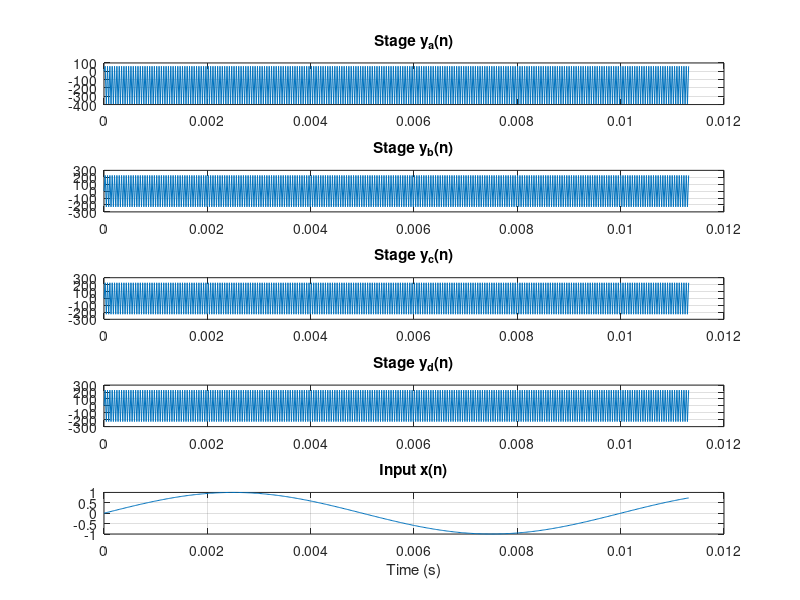

MATLAB code to generate this figure:
% Parameters
Fs   = 44.1e3;      % Sampling frequency (44.1 kHz)
C    = 1e-12;       % Capacitance (1 pF)
Ictl = 10e-6;       % Control current (1 uA)
Vt   = 26e-3;       % Thermal voltage (26 mV)
r    = 0.7;         % Resonance factor (0 < r <= 1)


% Time and input signal
N = 500;                  % Number of samples
t = (0:N-1)/Fs;           % Time vector
x = sin(2*pi*1e2*t);      % Input: 100 Hz sine wave

% Initialize state arrays
ya = zeros(1, N);
yb = zeros(1, N);
yc = zeros(1, N);
yd = zeros(1, N);
Wa = zeros(1, N);
Wb = zeros(1, N);
Wc = zeros(1, N);

% Precompute integration constant
k = Ictl / (C * Fs);

% Simulation loop
for n = 2:N
    % Calculate input nonlinear term
    input_nl = tanh((x(n) - 4*r*yd(n-1)) / (2*Vt));

    % Stage a
    ya(n) = ya(n-1) + k * (input_nl - Wa(n-1));
    Wa(n) = tanh(ya(n) / (2*Vt));

    % Stage b
    yb(n) = yb(n-1) + k * (Wa(n) - Wb(n-1));
    Wb(n) = tanh(yb(n) / (2*Vt));

    % Stage c
    yc(n) = yc(n-1) + k * (Wb(n) - Wc(n-1));
    Wc(n) = tanh(yc(n) / (2*Vt));

    % Stage d
    yd(n) = yd(n-1) + k * (Wc(n) - tanh(yd(n-1)/(2*Vt)));
end


% Plotting
figure;
subplot(5,1,1); plot(t, ya); title('Stage y_a(n)'); grid on;
subplot(5,1,2); plot(t, yb); title('Stage y_b(n)'); grid on;
subplot(5,1,3); plot(t, yc); title('Stage y_c(n)'); grid on;
subplot(5,1,4); plot(t, yd); title('Stage y_d(n)'); grid on;
subplot(5,1,5); plot(t, x);  title('Input x(n)');  xlabel('Time (s)'); grid on;
